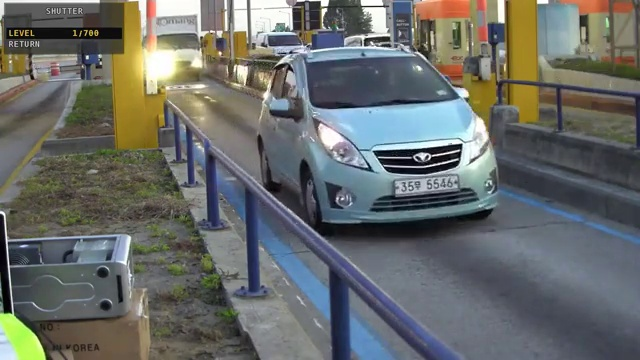
#> input picture _test_frame400.jpg, 640 x 360 px
$ python -i preprocessor.py   (imports and definitions only)
#> lines starting #> are read from the running program, lines starting #| are printed output that depends on the picture; after the words box and inside, x2 and y2 are one past the last pixel; in counts of white or black regions, pixels touching at a corner belong together
# -*- coding: utf-8 -*-
"""Image preprocessing pipeline for plate OCR.

22가지 전처리 메서드를 정적 메서드 모음으로 제공한다.
``ImagePreprocessor``는 상태를 갖지 않고, 호출자가 메서드 이름 문자열로
``getattr(preprocessor, name)``식 디스패치를 한다(``OCRConfig.PREPROCESS_METHODS``).

Extracted from plate_engine_pro.py (refactor — SRP 분리).
"""
from __future__ import annotations

import cv2
import numpy as np


# 공용 커널/유틸
# sharpen ↔ deblur가 동일한 라플라시안 커널을 쓰던 중복을 단일 상수로 통합.
_SHARPEN_KERNEL: np.ndarray = np.array(
    [[-1, -1, -1], [-1, 9, -1], [-1, -1, -1]], dtype=np.float32
)


# [5 lines left out: function _gamma_lut, not called in this run]


def _deskew_and_otsu(gray: np.ndarray) -> np.ndarray:
    """기울기 보정 후 Otsu 이진화. 실패 시 Otsu만 적용."""
    try:
        coords = np.column_stack(np.where(gray > 128))
        if len(coords) < 50:
            raise ValueError
        angle = cv2.minAreaRect(coords)[-1]
        if angle < -45:
            angle = -(90 + angle)
        elif angle > 45:
            angle = -(angle - 90)
        if abs(angle) > 15:
            raise ValueError
        h, w = gray.shape
        M = cv2.getRotationMatrix2D((w // 2, h // 2), angle, 1.0)
        rotated = cv2.warpAffine(
            gray, M, (w, h), borderMode=cv2.BORDER_REPLICATE
        )
        _, result = cv2.threshold(
            rotated, 0, 255, cv2.THRESH_BINARY + cv2.THRESH_OTSU
        )
        return result
    except Exception:
        _, result = cv2.threshold(
            gray, 0, 255, cv2.THRESH_BINARY + cv2.THRESH_OTSU
        )
        return result


class ImagePreprocessor:
    """18~22종 이미지 전처리 파이프라인.

    모든 메서드는 ``np.ndarray (BGR)`` → ``np.ndarray (BGR)``의 시그니처.
    상태가 없으므로 정적 메서드로 구현하지만, 호출자가 인스턴스 + getattr로
    디스패치하는 기존 패턴을 유지하기 위해 클래스 형태를 보존한다.
    """

    # ~기본 전처리
    # [41 lines left out: functions gray_threshold, adaptive_threshold, clahe, denoise, sharpen, deblur, not called in this run]

    @staticmethod
    def gamma_bright(img: np.ndarray, gamma: float = 0.5) -> np.ndarray:
        return cv2.LUT(img, _gamma_lut(gamma))

    @staticmethod
    def gamma_dark(img: np.ndarray, gamma: float = 1.5) -> np.ndarray:
        return cv2.LUT(img, _gamma_lut(gamma))

    @staticmethod
    def bilateral(img: np.ndarray) -> np.ndarray:
        return cv2.bilateralFilter(img, 11, 75, 75)

    # [77 lines left out: functions morphology, deskew, median_blur, otsu_inv, upscale_2x, brightness_boost and 2 more, not called in this run]

    @staticmethod
    def deskew_otsu(img: np.ndarray) -> np.ndarray:
        """기울기 보정 후 Otsu"""
        gray = cv2.cvtColor(img, cv2.COLOR_BGR2GRAY)
        result = _deskew_and_otsu(gray)
        return cv2.cvtColor(result, cv2.COLOR_GRAY2BGR)

    # [76 lines left out: functions invert_color, green_plate, yellow_plate, color_plate_clahe, night_clahe, backlight_adaptive and 1 more, not called in this run]

>>> import cv2
>>> picture = cv2.imread('_test_frame400.jpg')
#> picture is the input picture: shape (360, 640, 3); mean B, G, R 105, 107.8, 104.8
>>> result = ImagePreprocessor().deskew_otsu(picture)
#> in deskew_otsu, `gray = cv2.cvtColor(img, cv2.COLOR_BGR2GRAY)`:
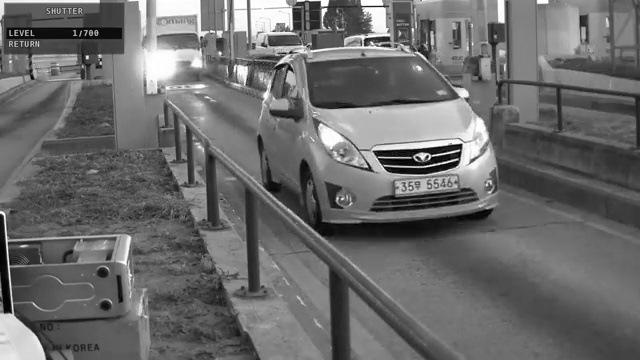
#> gray: shape (360, 640); min 0, max 255, mean 106.6
#> in _deskew_and_otsu, `coords = np.column_stack(np.where(gray > 128))`: coords = 56102 pairs, first value 0 to 359, second value 0 to 632
#> in _deskew_and_otsu, `angle = cv2.minAreaRect(coords)[-1]`: angle = -90
#> in _deskew_and_otsu, `angle = -(90 + angle)`: angle = 0
#> in _deskew_and_otsu, `M = cv2.getRotationMatrix2D((w // 2, h // 2), angle, 1.0)`: M = [[1, 0, 0], [0, 1, 0]]
#> in _deskew_and_otsu, `_, result = cv2.threshold( rotated, 0, 255, cv2.THRESH_BINARY + cv2.TH..`:
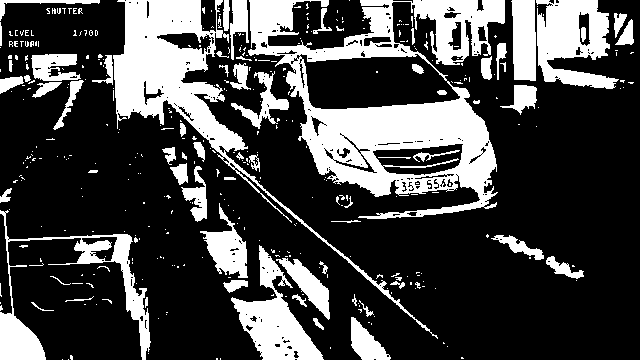
#> result: shape (360, 640); 27.1% white; 388 white regions (320 under 20 px), largest, box (x1, y1, x2, y2) and area: (248, 0, 505, 219) 21947, (113, 0, 438, 339) 11417, (536, 0, 619, 89) 4497

$ run again, on _test_frame800.jpg
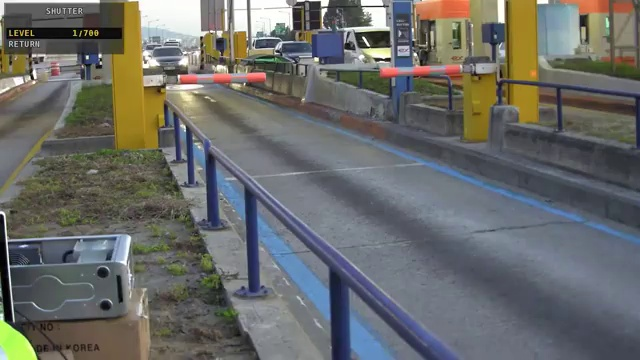
#> input picture _test_frame800.jpg, 640 x 360 px
#> picture is the input picture: shape (360, 640, 3); mean B, G, R 104.6, 107.1, 106
#> in deskew_otsu, `gray = cv2.cvtColor(img, cv2.COLOR_BGR2GRAY)`:
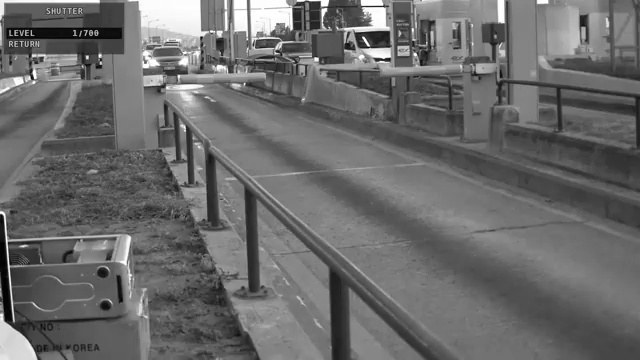
#> gray: shape (360, 640); min 0, max 255, mean 106.5
#> coords = 50383 pairs, first value 0 to 359, second value 0 to 633
#> in _deskew_and_otsu, `angle = cv2.minAreaRect(coords)[-1]`: angle = -90
#> in _deskew_and_otsu, `angle = -(90 + angle)`: angle = 0
#> M = [[1, 0, 0], [0, 1, 0]]
#> in _deskew_and_otsu, `_, result = cv2.threshold( rotated, 0, 255, cv2.THRESH_BINARY + cv2.TH..`:
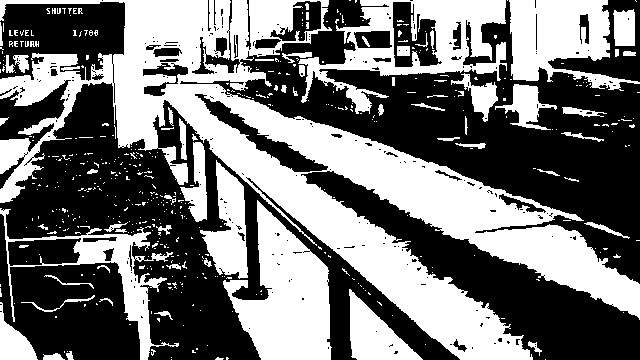
#> result: shape (360, 640); 45% white; 495 white regions (429 under 20 px), largest, box (x1, y1, x2, y2) and area: (0, 0, 640, 360) 58897, (223, 200, 332, 360) 9753, (298, 0, 507, 114) 8391

$ run again, on test_frame.jpg
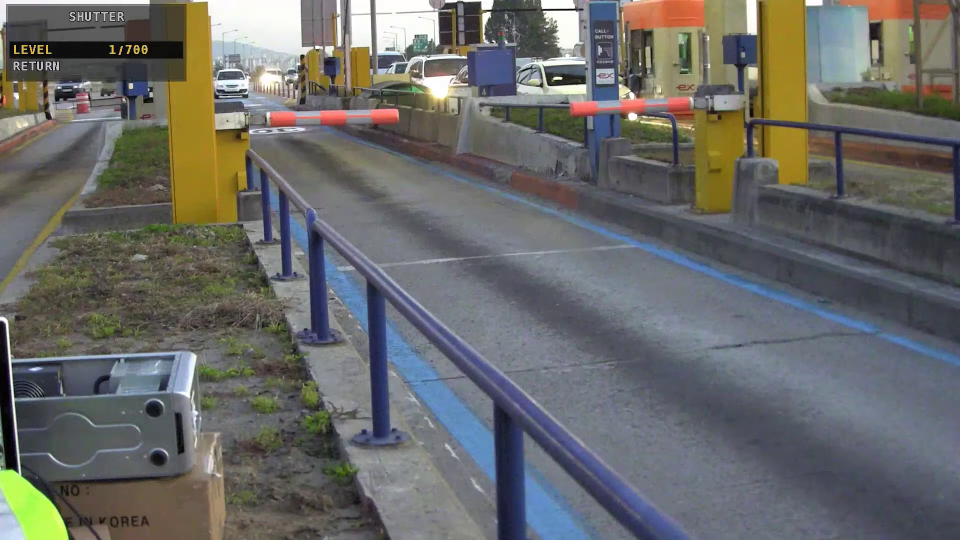
#> input picture test_frame.jpg, 1920 x 1080 px (shown at 1/2 size)
#> picture is the input picture: shape (1080, 1920, 3); mean B, G, R 103.8, 106, 105.5
#> in deskew_otsu, `gray = cv2.cvtColor(img, cv2.COLOR_BGR2GRAY)`:
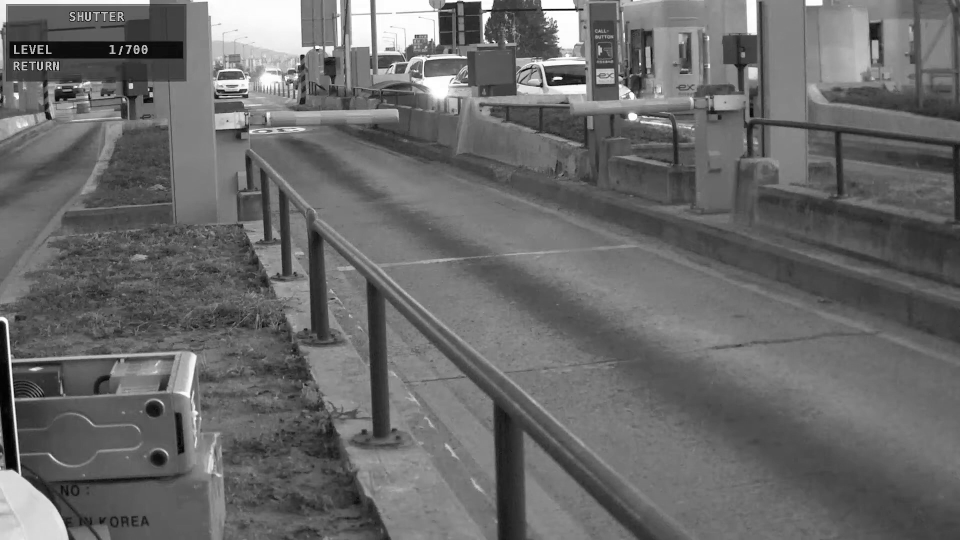
#> gray: shape (1080, 1920) (shown at 1/2 size); min 0, max 255, mean 105.6
#> coords = 422270 pairs, first value 0 to 1079, second value 0 to 1900
#> in _deskew_and_otsu, `angle = cv2.minAreaRect(coords)[-1]`: angle = -90
#> in _deskew_and_otsu, `angle = -(90 + angle)`: angle = 0
#> M = [[1, 0, 0], [0, 1, 0]]
#> in _deskew_and_otsu, `_, result = cv2.threshold( rotated, 0, 255, cv2.THRESH_BINARY + cv2.TH..`:
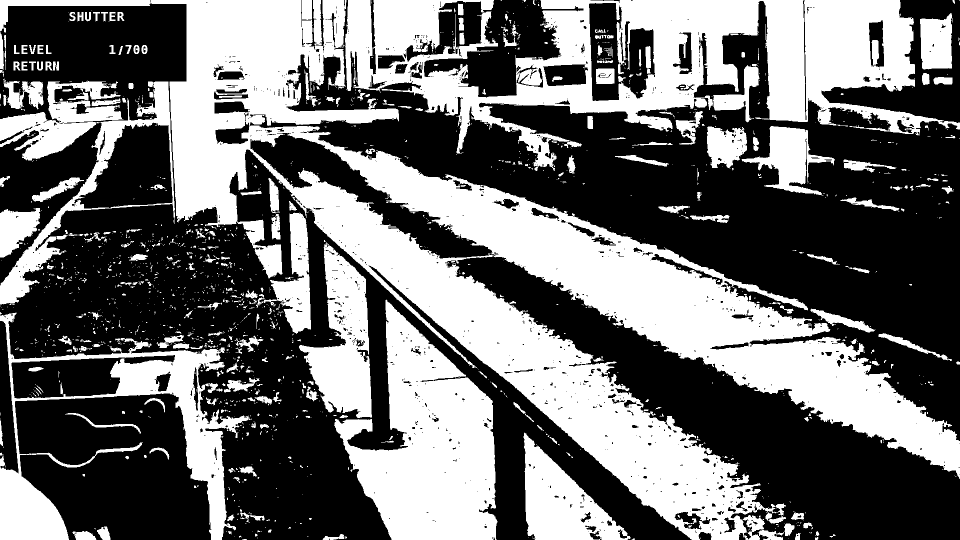
#> result: shape (1080, 1920) (shown at 1/2 size); 43% white; 1701 white regions (1371 under 20 px), largest, box (x1, y1, x2, y2) and area: (0, 0, 1920, 1080) 413243, (690, 0, 1920, 342) 167023, (668, 599, 995, 1080) 87000

$ run again, on _test_box0.png
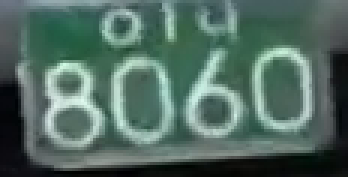
#> input picture _test_box0.png, 116 x 59 px (shown 3 times larger)
#> picture is the input picture: shape (59, 116, 3); mean B, G, R 98.1, 107, 82
#> in deskew_otsu, `gray = cv2.cvtColor(img, cv2.COLOR_BGR2GRAY)`:
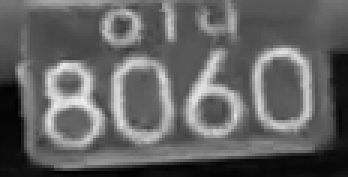
#> gray: shape (59, 116) (shown 3 times larger); min 0, max 240, mean 98.5
#> coords = 1530 pairs, first value 0 to 55, second value 6 to 103
#> in _deskew_and_otsu, `angle = cv2.minAreaRect(coords)[-1]`: angle = -90
#> in _deskew_and_otsu, `angle = -(90 + angle)`: angle = 0
#> M = [[1, 0, 0], [0, 1, 0]]
#> in _deskew_and_otsu, `_, result = cv2.threshold( rotated, 0, 255, cv2.THRESH_BINARY + cv2.TH..`:
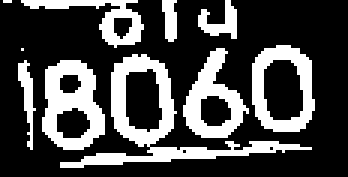
#> result: shape (59, 116) (shown 3 times larger); 28.6% white; 10 white regions (2 under 20 px), largest, box (x1, y1, x2, y2) and area: (20, 18, 104, 56) 587, (14, 20, 35, 50) 368, (84, 15, 105, 44) 296
